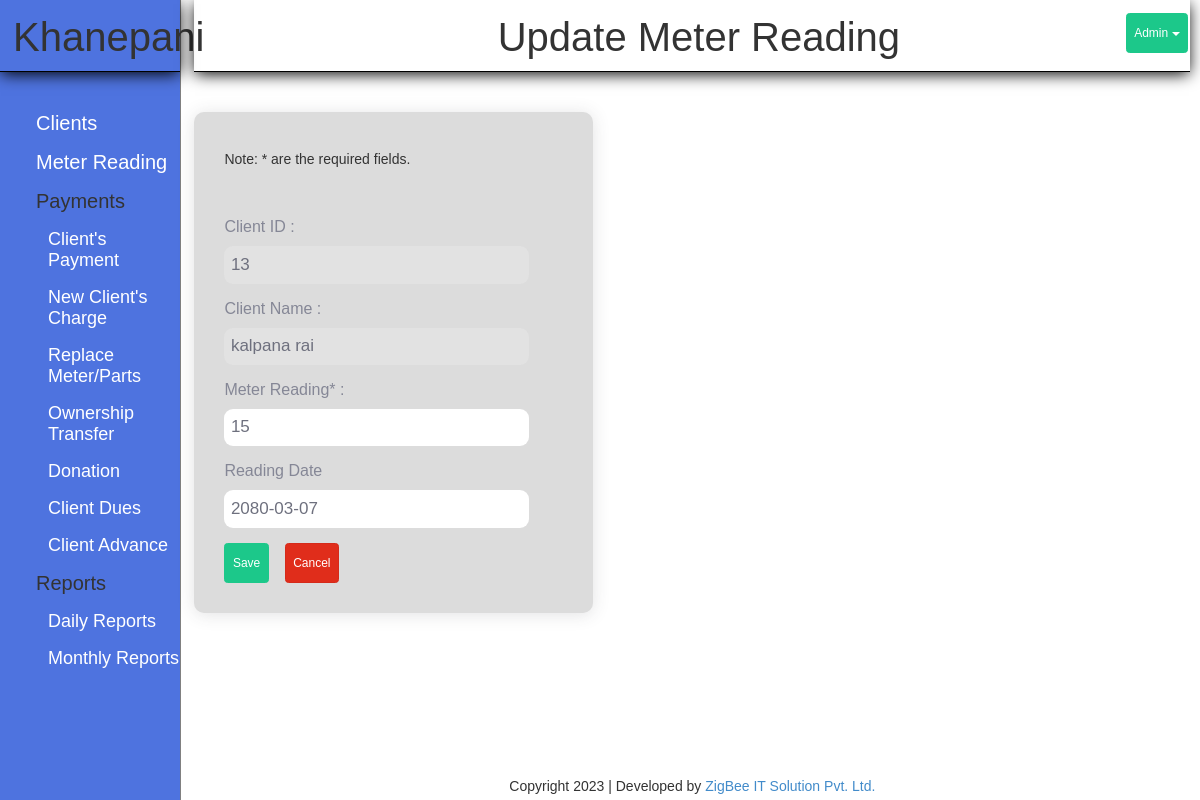
/index.php?page=meter_update&mid=61&cid=13 (signed in), run on the app's committed database.
### tables this page shows
CREATE TABLE `meter` (
  `mid` int(11) NOT NULL,
  `cid` int(11) NOT NULL,
  `reading` varchar(11) NOT NULL,
  `read_date` varchar(10) NOT NULL,
  `status` varchar(10) NOT NULL DEFAULT 'unpaid'
);

CREATE TABLE `client` (
  `id` int(11) NOT NULL,
  `name` varchar(30) NOT NULL,
  `phone` bigint(11) NOT NULL,
  `joinned` date DEFAULT NULL,
  `gharnum` varchar(10) DEFAULT NULL,
  `area` varchar(20) NOT NULL,
  `meter` varchar(15) NOT NULL,
  `address` varchar(20) NOT NULL,
  `father` varchar(30) DEFAULT NULL,
  `mother` varchar(30) DEFAULT NULL,
  `grandfather` varchar(50) DEFAULT NULL,
  `remark` text DEFAULT NULL
);

### modules/meter/function.php (called while the page is built, shortened)
<?php
	class MeterModel{
	function getSingle($d)
		{
			global $con;
			$sql = "SELECT meter.*, client.*
					FROM meter
					INNER JOIN client
					ON meter.cid=client.id  WHERE mid = ".$d;
			$rs = mysqli_query($con, $sql);
			$row = mysqli_fetch_assoc($rs);
			return $row;
		}
	}
?>

### modules/meter/update_form.php (the view, shortened to what this page needs)
<?php
if(isset($_GET['mid']))
{
	$s = $meter->getSingle($_GET['mid']);
}
?>
<div>
	<h1 class="title">Update Meter Reading</h1>
</div>
	<div class="form-box">
		<form method="post" action="?page=meter_update">
			<h5>Note: * are the required fields.</h5> <br> <br>
				<label>Client ID : </label>
				<input type="text" class="form-controlled" value="<?php echo $s['cid']; ?>" disabled />
				<label>Client Name : </label>
				<input type="text" class="form-controlled" value="<?php echo $s['name']; ?>" name="cust_name" disabled/>
				<label>Meter Reading* : </label>
				<input type="text" class="form-controlled" value="<?php echo $s['reading']; ?>" name="reading" required/>
				<label>Reading Date</label>
				<input type="text" name="read_date"  class="form-controlled" value="<?php echo $s['read_date']; ?>" >
			<input type="submit" class="btn btn-success btn-man" value="Save" />
			<a href="?page=meter" class="btn btn-danger">Cancel</a>
		</form>
	</div>

### style.css (style rules this page uses)
* { margin: 0px; padding: 0px; }
body { font-family: arial; }
a { text-decoration: none !important; }
.title { border-bottom: 1px solid black; box-shadow: 0px 3px 15px -1px #000; padding: 15px 0px 12px 13px; margin: 0px 0px 40px 0px; text-align: center; font-size: 40px; }
.btn { color: #fff; background-color: #1cc88a; border-color: #1cc88a; padding: 1rem .75rem; font-size: 1vw !important; line-height: 1.5; border-radius: .35rem; cursor: pointer; margin-right: 1vw; }
.btn-success { color: #fff; background-color: #1cc88a; border-color: #1cc88a; }
.btn-danger { color: #fff; background-color: #e02d1b; border-color: #d52a1a; }
label { font: normal 16px arial; color: #858796; }
.form-box { width: 40%; padding: 30px; background-color: gainsboro; border-radius: 10px; box-shadow: 0 .15rem 1.75rem 0 rgba(58,59,69,.15)!important; }
.form-controlled { display: block; width: 90%; padding: 0.65rem; border-radius: 9px; border: none; color: #6e707e; margin: 5px 0px 10px 0px; margin-bottom: 15px; font-size: 17px; }

### data on the page
meter: cid "13", cust_name "kalpana rai", reading "15", read_date "2080-03-07"
